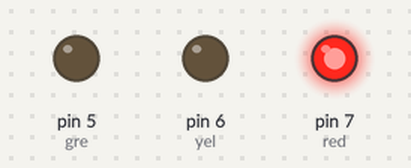
The sketch below on a simulated Arduino Uno, built with avr-gcc and run on an emulated ATmega328P. Parts: output pins drawn as LEDs (lit = HIGH).

Above: at 2.5 s.
At 5.5 s:
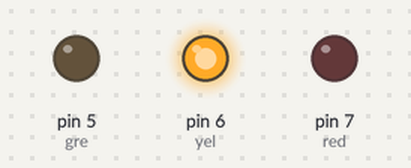
At 7.0 s:
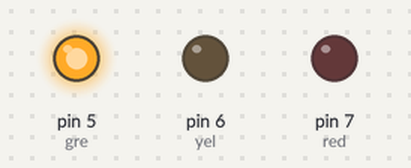
Timing chart, 0 to 10.4 s (numbered marks = the images above):
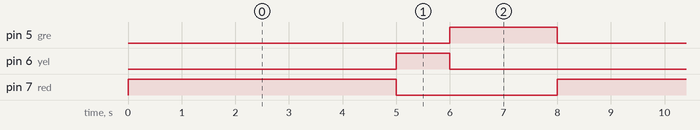

The sketch:

lampujalan.ino
```cpp
int red = 7;
int yel = 6;
int gre = 5;
void setup() {
  pinMode(red, OUTPUT);
  pinMode(yel, OUTPUT);
  pinMode(gre, OUTPUT);

}

void loop() {
  digitalWrite(red, HIGH);
  delay(5000);
  digitalWrite(red,LOW);
  digitalWrite(yel,HIGH);
  delay(1000);
  digitalWrite(yel,LOW);
  digitalWrite(gre,HIGH);
  delay(2000);
  digitalWrite(gre,LOW);

}
```

Measured:
- by itself, pin 5 (gre): alternates HIGH for 2.0 s and LOW for 6.0 s
- by itself, pin 6 (yel): alternates HIGH for 1.0 s and LOW for 7.0 s
- by itself, pin 7 (red): alternates HIGH for 5.0 s and LOW for 3.0 s
